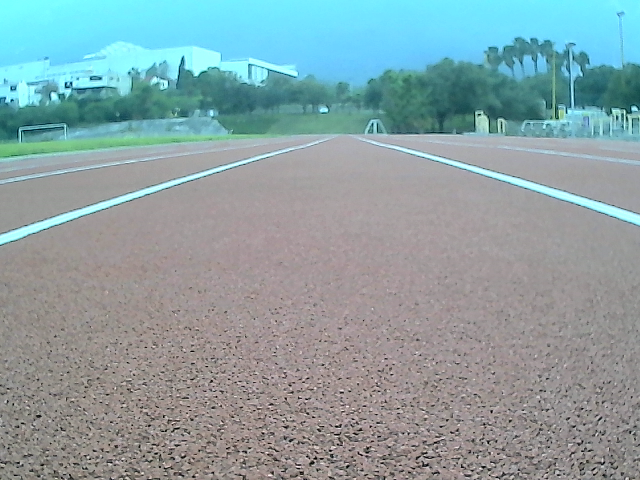
#> input picture dataset2/opencv_frame_0.png, 640 x 480 px, found by its file name
$ python vision3.py
#> lines starting #> are read from the running program, lines starting #| are printed output that depends on the picture; after the words box and inside, x2 and y2 are one past the last pixel; in counts of white or black regions, pixels touching at a corner belong together
import numpy as np
import cv2
import matplotlib.pyplot as plt
from sklearn import linear_model
import math

# Select a region of interest
def region_of_interest(img, vertices):
    """
    Applies an image mask.

    Only keeps the region of the image defined by the polygon formed
	by the vertices. The rest of the image pixels is set to zero (black).
    """

    # Defining a blank mask
    mask = np.zeros_like(img)

    # Define a 3 channel or 1 channel color to fill the mask with depending
	# on the input image
    if len(img.shape) > 2:
        channel_count = img.shape[2]  # i.e. 3 or 4 depending on your image
        ignore_mask_color = (255,) * channel_count
    else:
        ignore_mask_color = 255

    # Fill pixels inside the polygon defined by "vertices" with the fill color
    cv2.fillPoly(mask, vertices, ignore_mask_color)

    # Return the image only where mask pixels are nonzero
    masked_image = cv2.bitwise_and(img, mask)
    return masked_image

def pipeline(path_to_images, img_name):

        #1. Leer Imagen
        #img_name = "foto1.png"
#> called with img_name = 'opencv_frame_0.png'
        img_colour = cv2.imread(path_to_images)
#> img_colour is the input picture: shape (480, 640, 3); mean B, G, R 163.7, 160.6, 138.7

        #2. Verificar que la imagen existe
        if img_colour is None:
            print('ERROR: image ', img_name, 'could not be read')
            exit()

        #2. COnvertir de BGR a RGB, luego de RGB a Gray
        img_colour_rgb = cv2.cvtColor(img_colour, cv2.COLOR_BGR2RGB)
        grey = cv2.cvtColor(img_colour_rgb, cv2.COLOR_RGB2GRAY)
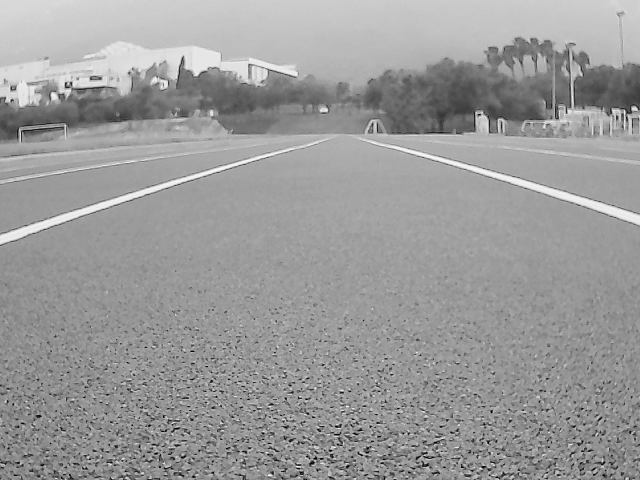
#> grey: shape (480, 640); min 0, max 252, mean 154.4


        #Resize image
        scale_percent = 100
        width = int(grey.shape[1]* scale_percent / 100)
#> width = 640
        height = int(grey.shape[0]* scale_percent / 100)
#> height = 480
        dim = (width, height)
#> dim = (640, 480)
        grey = cv2.resize(grey, dim, interpolation = cv2.INTER_AREA)
        cv2.imshow("Lane line detection", grey)

        # 3.- Apply Gaussian smoothing
        kernel_size = (17,17)
        blur_grey = cv2.GaussianBlur(grey, kernel_size, sigmaX=0, sigmaY=0)
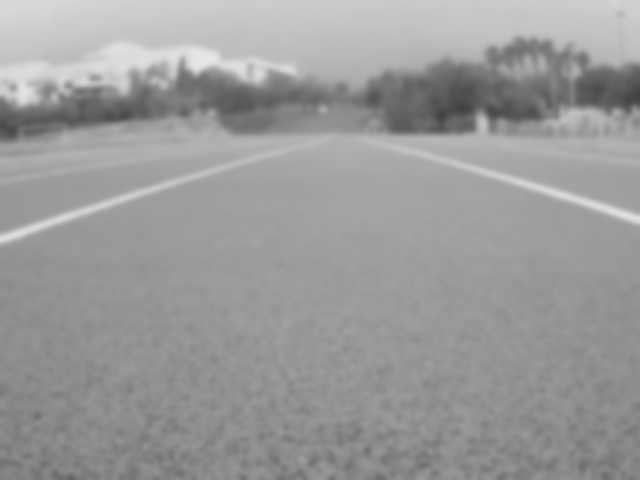
#> blur_grey: shape (480, 640); min 66, max 230, mean 154.4
        cv2.imshow("Smoothed image", blur_grey)

        # 4.- Apply Canny edge detector
        low_threshold = 70
        high_threshold = 100
        edges = cv2.Canny(blur_grey, low_threshold, high_threshold, apertureSize=3)
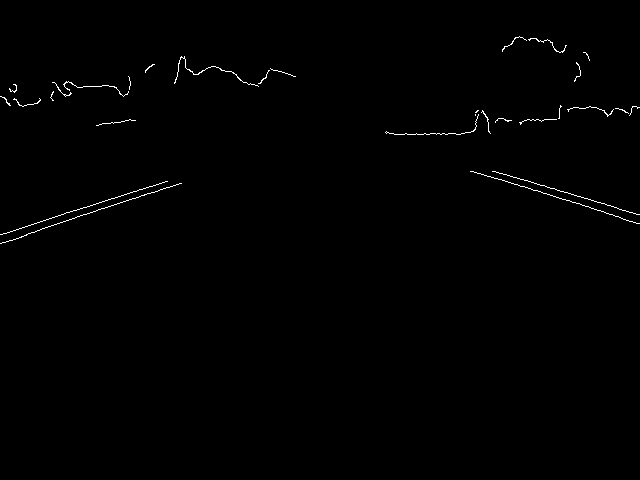
#> edges: shape (480, 640); 0.52% white in thin lines or dots, all inside (x1, y1, x2, y2) = (0, 36, 640, 244)
        cv2.imshow("Canny image", edges)

        # 5.- Define a polygon-shape like region of interest
        img_shape = grey.shape
#> img_shape = (480, 640)

        # RoI (change the below vertices accordingly)
        p1 = (1, 290)
        p2 = (1, 232)
        p3 = (223, 157)
        p4 = (491, 163)
        p5 = (639, 196)
        p6 = (639, 287)

        # Create a vertices array that will be used for the roi
        vertices = np.array([[p1, p2, p3, p4, p5, p6]], dtype=np.int32)

        #6. Get region of interest using the just created polygon.
        # This will be used together with the Hugh

        masked_edges = region_of_interest(edges, vertices)
#> in region_of_interest, `cv2.fillPoly(mask, vertices, ignore_mask_color)`:
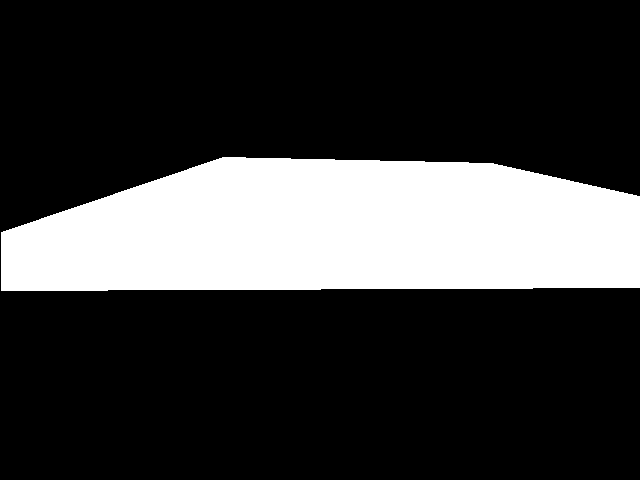
#> mask: shape (480, 640); 23.5% white; 1 white region, box (x1, y1, x2, y2) and area: (1, 157, 640, 291) 72152
#> in region_of_interest, `masked_image = cv2.bitwise_and(img, mask)`:
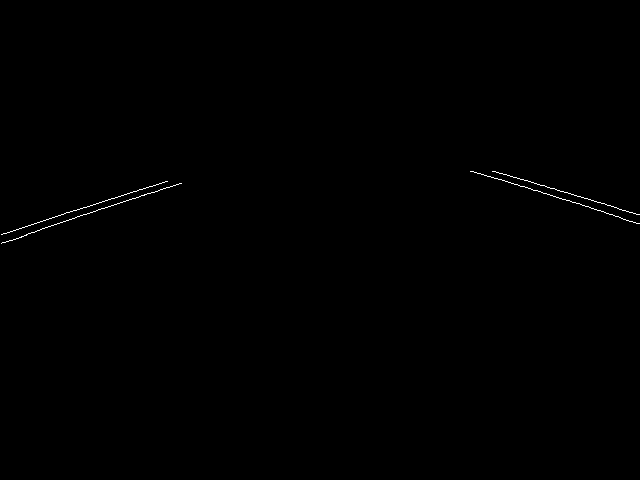
#> masked_image: shape (480, 640); 0.22% white in thin lines or dots, all inside (x1, y1, x2, y2) = (1, 171, 640, 244)
        cv2.imshow("Canny image within Region Of Interest", masked_edges)

        cv2.waitKey(0)

path_to_images = "/home/albertocastro/Escritorio/Taller/dataset2/opencv_frame_0.png"

img_name = "opencv_frame_0.png"

pipeline(path_to_images, img_name)

$ run again, with dataset2/opencv_frame_10.png copied over dataset2/opencv_frame_0.png
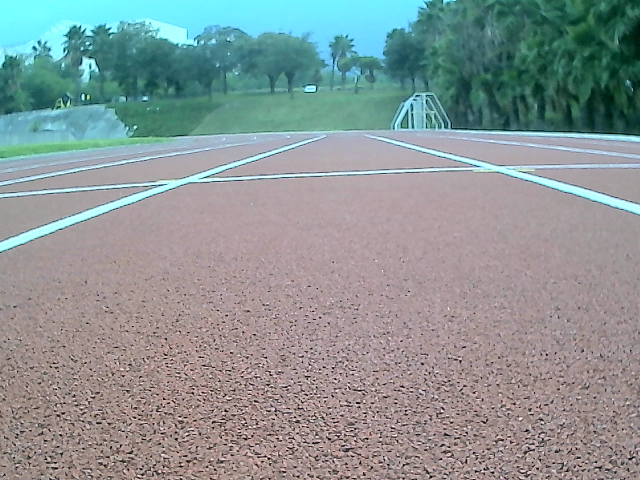
#> input picture dataset2/opencv_frame_10.png, 640 x 480 px, found by its file name
#> in pipeline, img_colour is the input picture: shape (480, 640, 3); mean B, G, R 149.7, 149.4, 138.4
#> in pipeline, `edges = cv2.Canny(blur_grey, low_threshold, high_threshold, apertureSi..`:
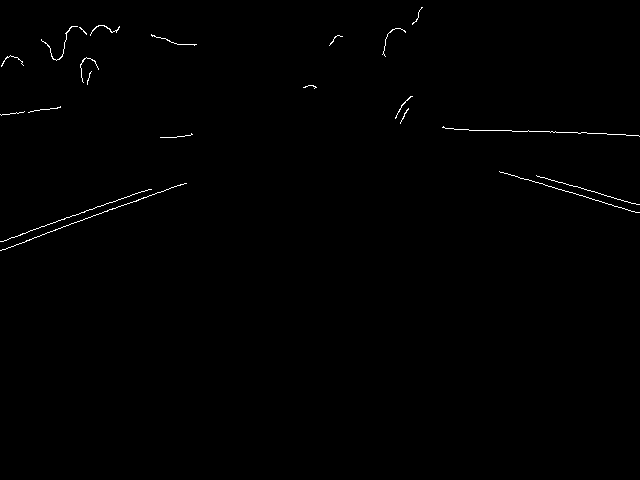
#> edges: shape (480, 640); 0.44% white in thin lines or dots, all inside (x1, y1, x2, y2) = (0, 7, 640, 251)
#> mask: shape (480, 640); 23.5% white; 1 white region, box (x1, y1, x2, y2) and area: (1, 157, 640, 291) 72152
#> in region_of_interest, `masked_image = cv2.bitwise_and(img, mask)`:
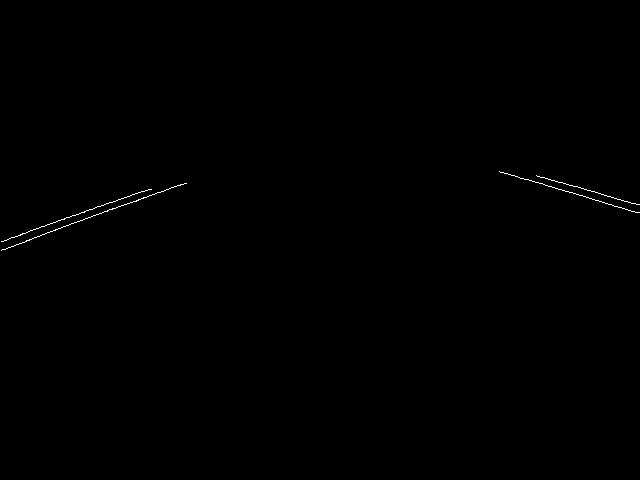
#> masked_image: shape (480, 640); 0.19% white in thin lines or dots, all inside (x1, y1, x2, y2) = (1, 171, 640, 251)
